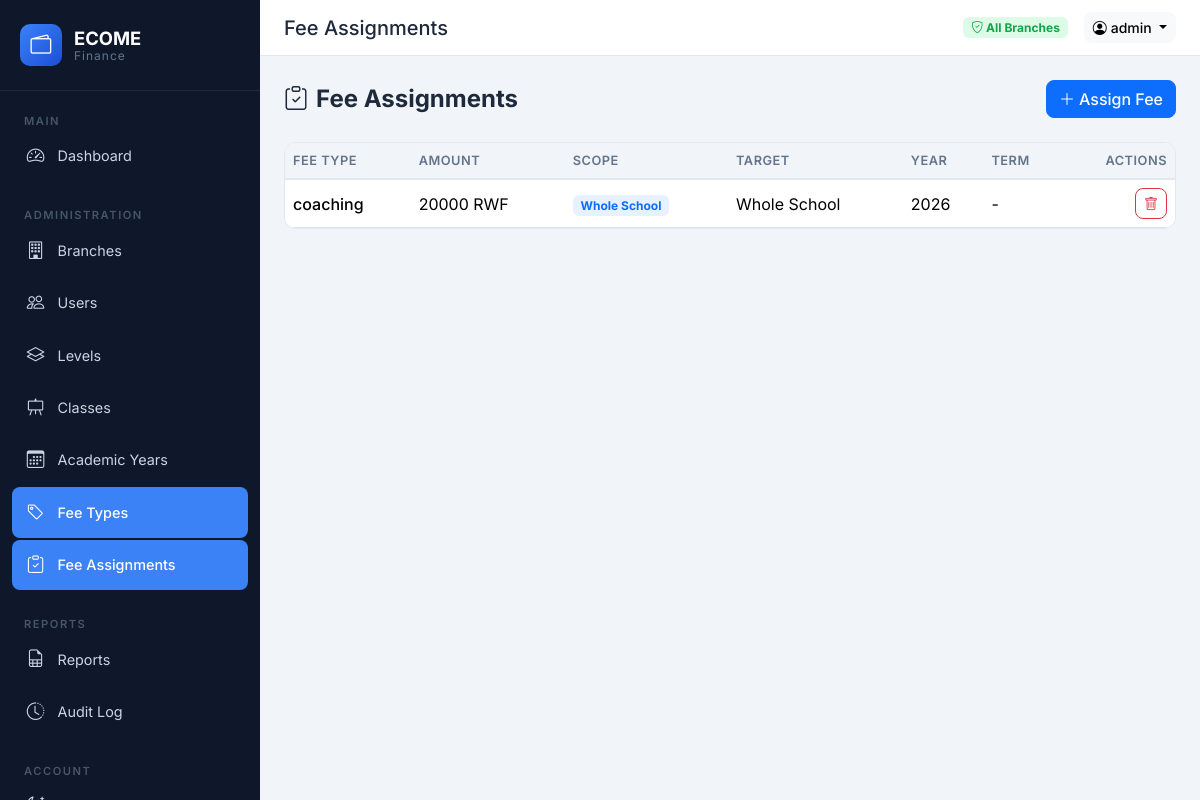
The app's page /finance/assignments/ (signed in), older data.
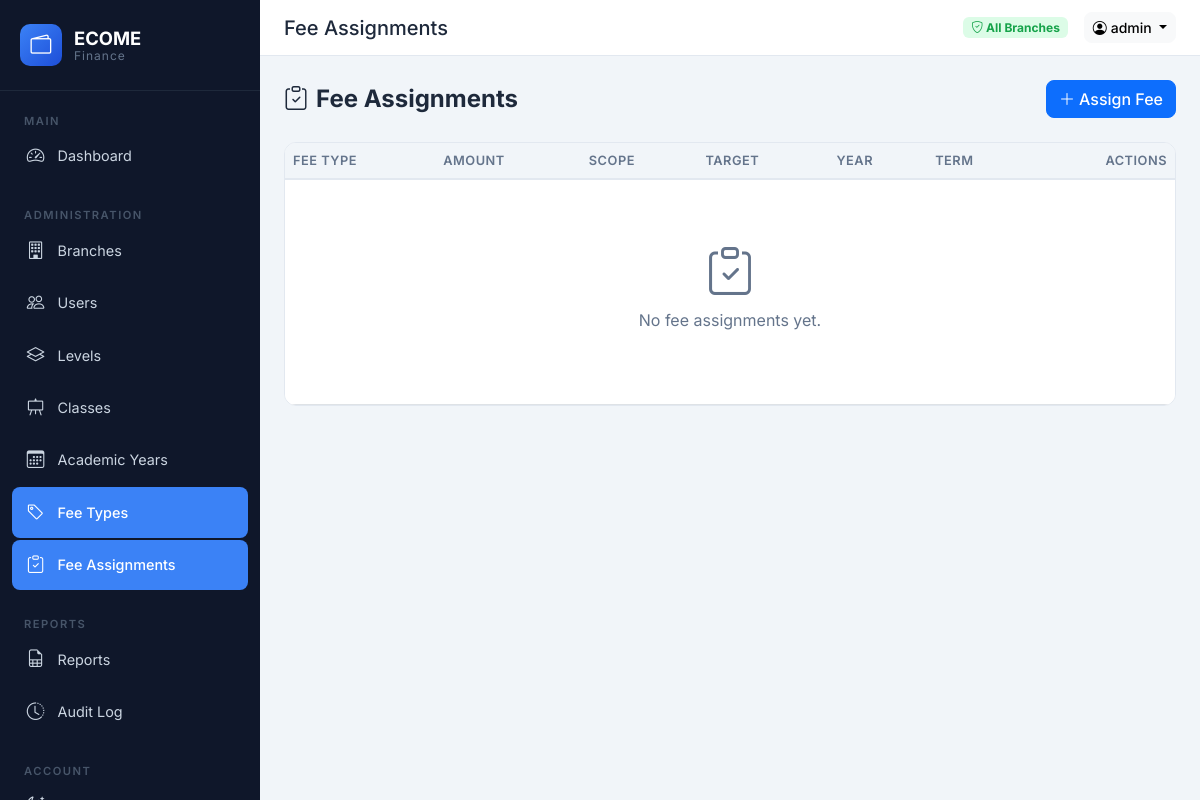
The same page, newer data.
### finance/models.py (models this page shows, shortened)
class FeeAssignment(models.Model):
    class Scope(models.TextChoices):
        WHOLE_SCHOOL = "school", "Whole School"
        BRANCH = "branch", "Branch"
        LEVEL = "level", "Level"
        CLASS = "class", "Class"
    fee_type = models.ForeignKey(FeeType, on_delete=models.PROTECT, related_name="assignments")
    amount = models.DecimalField(max_digits=12, decimal_places=2)
    scope = models.CharField(max_length=10, choices=Scope.choices)
    academic_year = models.ForeignKey(
        AcademicYear, on_delete=models.PROTECT, related_name="fee_assignments"
    )
    term = models.ForeignKey(
        Term, on_delete=models.PROTECT, related_name="fee_assignments", null=True, blank=True
    )
    branch = models.ForeignKey(
        Branch, on_delete=models.PROTECT, null=True, blank=True, related_name="fee_assignments"
    )
    level = models.ForeignKey(
        Level, on_delete=models.PROTECT, null=True, blank=True, related_name="fee_assignments"
    )
    school_class = models.ForeignKey(
        SchoolClass, on_delete=models.PROTECT, null=True, blank=True, related_name="fee_assignments"
    )
    created_at = models.DateTimeField(auto_now_add=True)
    class Meta:
        ordering = ["fee_type__name"]
        unique_together = ("fee_type", "academic_year", "term", "scope", "branch", "level", "school_class")

class FeeType(models.Model):
    name = models.CharField(max_length=100, unique=True)
    description = models.TextField(blank=True)
    created_at = models.DateTimeField(auto_now_add=True)
    class Meta:
        ordering = ["name"]

### academics/models.py (models this page shows, shortened)
class AcademicYear(models.Model):
    name = models.CharField(max_length=20, unique=True)
    start_date = models.DateField()
    end_date = models.DateField()
    is_active = models.BooleanField(default=False)
    class Meta:
        ordering = ["-name"]

### finance/views.py (the view)
# urls.py: path("assignments/", views.assignment_list, name="assignment_list"),
@login_required
@user_passes_test(is_admin)
def assignment_list(request):
    assignments = FeeAssignment.objects.select_related(
        "fee_type", "academic_year", "term", "branch", "level", "school_class"
    ).all()
    return render(request, "finance/assignment_list.html", {"assignments": assignments})

### accounts/models.py (called while the page is built)
    @property
    def is_admin(self):
        return self.role == self.Role.ADMIN

    @property
    def is_registrar(self):
        return self.role == self.Role.REGISTRAR

    @property
    def is_accountant(self):
        return self.role == self.Role.ACCOUNTANT

### core/context_processors.py (called while the page is built)
def app_context(request):
    return {
        "SCHOOL_NAME": "ECOME Finance",
        "ALL_BRANCHES": Branch.objects.all() if request.user.is_authenticated else [],
    }

### finance/views.py (called while the page is built)
def is_admin(user):
    return user.is_authenticated and user.is_admin

### templates/finance/assignment_list.html (shortened to what this page needs)
{% extends 'base.html' %}
{% block page_title %}Fee Assignments{% endblock %}
{% block content %}
<div class="fade-in-up">
<div class="page-header">
    <h1><i class="bi bi-clipboard-check me-2"></i>Fee Assignments</h1>
    <div class="actions"><a href="{% url 'finance:assignment_create' %}" class="btn btn-primary"><i class="bi bi-plus-lg me-1"></i>Assign Fee</a></div>
</div>
<div class="table-container table-responsive">
    <table class="table table-hover">
        <thead><tr><th>Fee Type</th><th>Amount</th><th>Scope</th><th>Target</th><th>Year</th><th>Term</th><th class="text-end">Actions</th></tr></thead>
        <tbody>
            {% for a in assignments %}
            <tr>
                <td class="fw-medium">{{ a.fee_type.name }}</td>
                <td>{{ a.amount|floatformat:0 }} RWF</td>
                <td><span class="badge bg-primary-soft">{{ a.get_scope_display }}</span></td>
                <td>
                    {% if a.school_class %}{{ a.school_class.name }}
                    {% elif a.level %}{{ a.level.name }}
                    {% elif a.branch %}{{ a.branch.name }}
                    {% else %}Whole School{% endif %}
                </td>
                <td>{{ a.academic_year.name }}</td>
                <td>{{ a.term.name|default:'-' }}</td>
                <td class="text-end">
                    <form method="post" action="{% url 'finance:assignment_delete' a.pk %}" class="d-inline" onsubmit="return confirm('Delete this assignment?')">
                        {% csrf_token %}<button class="btn btn-sm btn-outline-danger"><i class="bi bi-trash"></i></button>
                    </form>
                </td>
            </tr>
            {% empty %}
            <tr><td colspan="7"><div class="empty-state"><i class="bi bi-clipboard-check"></i><p>No fee assignments yet.</p></div></td></tr>
            {% endfor %}
        </tbody>
    </table>
</div>
</div>
{% endblock %}

Row changes from the older to the newer data that the page shows:
removed FeeAssignment: fee_type.name "coaching", amount "20000", scope "Whole School", academic_year.name "2026", term.name "-"
Text that changed along with them:
text now shown: "No fee assignments yet."
